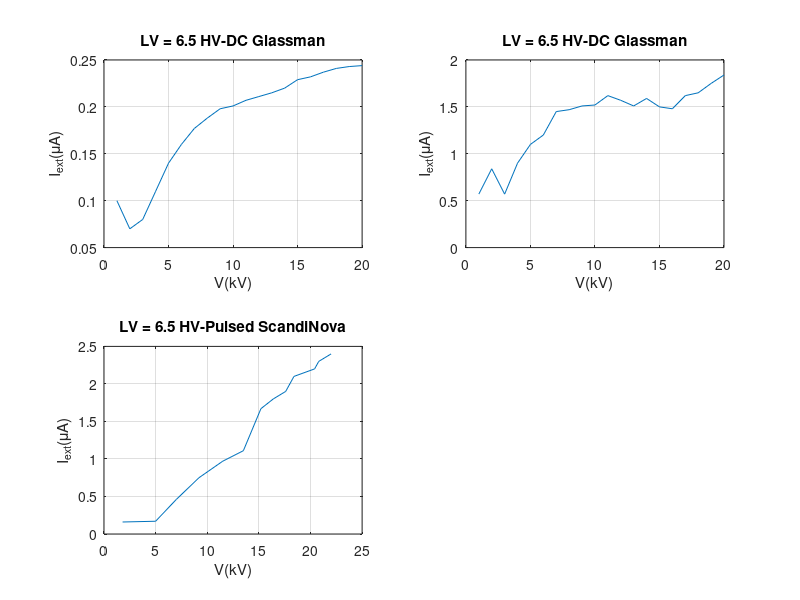

MATLAB code to generate this figure:
% LV = 6.5 volt.

% HV applied is DC 20kV Glassman supply.

V1 = 1:20;
I1 = [0.1,0.07,0.08,0.11,0.14,0.16,0.177,0.188,0.198,0.201,0.207,0.211,0.215,0.22,0.229,0.232,0.237,0.241,0.243,0.244];
subplot(2,2,1)
plot(V1,I1)
xlabel('V(kV)')
ylabel('I_{ext}(\muA)')
grid()
title('LV = 6.5 HV-DC Glassman')

% HV applied is DC 20kV
V2 = V1;
I2 = [0.57,0.84,0.57,0.9,1.1,1.2,1.45,1.47,1.51,1.52,1.62,1.57,1.51,1.59,1.50,1.48,1.62,1.65,1.75,1.84];
subplot(2,2,2)
plot(V2,I2)
xlabel('V(kV)')
ylabel('I_{ext}(\muA)')
grid()
title('LV = 6.5 HV-DC Glassman')


% HV applied is DC HV ScandiNova
V3 = [1.8,5,7,9.2,11.5,13.5,15.2,16.4,17.6,18.4,20.4,20.8,22];
I3 = [0.16,0.17,0.46,0.75,0.97,1.11,1.67,1.8,1.9,2.1,2.2,2.3,2.4];
subplot(2,2,3)
plot(V3,I3)
xlabel('V(kV)')
ylabel('I_{ext}(\muA)')
grid()
title('LV = 6.5 HV-Pulsed ScandiNova')